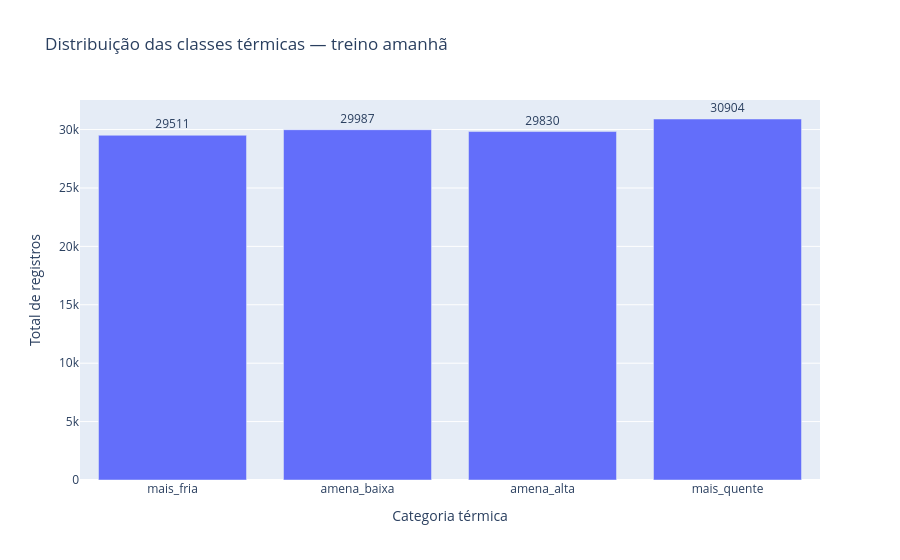

Notebook code cell kept with this figure:
### Markdown cell above
### Gráfico: distribuição das classes no treino

### Code cell
dist_amanha = spark.sql("""
    SELECT
        CASE
            WHEN classe_temperatura_amanha = 0 THEN 'mais_fria'
            WHEN classe_temperatura_amanha = 1 THEN 'amena_baixa'
            WHEN classe_temperatura_amanha = 2 THEN 'amena_alta'
            WHEN classe_temperatura_amanha = 3 THEN 'mais_quente'
        END AS categoria,
        COUNT(*) AS total_registros
    FROM amanha_train_cls
    GROUP BY classe_temperatura_amanha
    ORDER BY classe_temperatura_amanha
""")

fig = px.bar(
    spark_df_para_dicts(dist_amanha),
    x="categoria",
    y="total_registros",
    text="total_registros",
    title="Distribuição das classes térmicas — treino amanhã",
    labels={
        "categoria": "Categoria térmica",
        "total_registros": "Total de registros"
    },
    category_orders={
        "categoria": ["mais_fria", "amena_baixa", "amena_alta", "mais_quente"]
    }
)

fig.update_traces(textposition="outside")
fig.show()

### Figure 1 — Plotly figure (JSON) as saved in the notebook; plotly's stock layout.template omitted (floating-point values rounded to 4 significant figures)
{"data": [{"hovertemplate": "Categoria térmica=%{x}<br>Total de registros=%{text}<extra></extra>", "legendgroup": "", "marker": {"color": "#636efa", "pattern": {"shape": ""}}, "name": "", "orientation": "v", "showlegend": false, "text": [29510.0, 29990.0, 29830.0, 30900.0], "textposition": "outside", "type": "bar", "x": ["mais_fria", "amena_baixa", "amena_alta", "mais_quente"], "xaxis": "x", "y": [29511, 29987, 29830, 30904], "yaxis": "y"}], "layout": {"barmode": "relative", "legend": {"tracegroupgap": 0}, "title": {"text": "Distribuição das classes térmicas — treino amanhã"}, "xaxis": {"anchor": "y", "categoryarray": ["mais_fria", "amena_baixa", "amena_alta", "mais_quente"], "categoryorder": "array", "domain": [0, 1], "title": {"text": "Categoria térmica"}}, "yaxis": {"anchor": "x", "domain": [0, 1], "title": {"text": "Total de registros"}}}}
